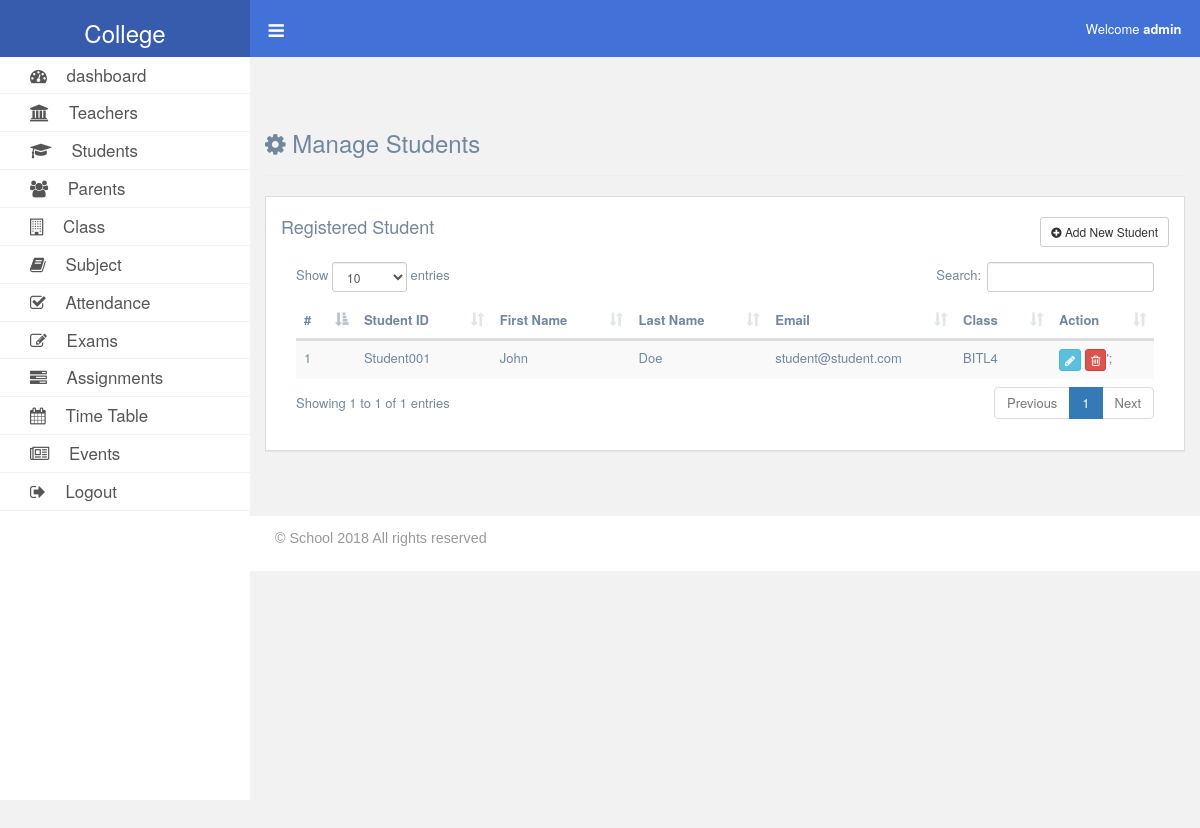
The app's page /admin/students.php (signed in) with its own data.
### tables this page shows
CREATE TABLE IF NOT EXISTS `student` (
`id` int(11) NOT NULL,
  `student_id` varchar(60) NOT NULL,
  `email` varchar(60) NOT NULL,
  `password` varchar(60) NOT NULL,
  `first_name` varchar(60) NOT NULL,
  `last_name` varchar(60) NOT NULL,
  `age` int(11) NOT NULL,
  `gender` enum('Male','Female') NOT NULL,
  `parent_id` int(11) NOT NULL,
  `class` varchar(60) NOT NULL,
  `online_status` tinyint(1) NOT NULL,
  `joined_date` timestamp NOT NULL DEFAULT CURRENT_TIMESTAMP ON UPDATE CURRENT_TIMESTAMP
);

### admin/includes/functions.php (called while the page is built, shortened)
<?php
    function admin_login(){
        if(isset($_SESSION['admin_id']) && !empty($_SESSION['admin_id'])){
            return true;
        }else{
            return false;
        }
    }
    function getadminfield($db,$field){
        $id = $_SESSION['admin_id'];
        $stmt = $db->prepare("select * from admin where id=?");
        $stmt->bindParam(1,$id);
        $stmt->execute();
        $row = $stmt->fetch();
        $output = $row["{$field}"];
        return $output;
    }
    function simpleSelect($db , $table){
        $stmt=$db->prepare("SELECT * FROM $table");
        $stmt->execute();
        return $stmt;
    }
?>

### admin/students.php (the view, shortened to what this page needs)
<?php
    require_once ('../config/database.php');
    require_once ('includes/functions.php');
    $counter= 1;
    $stmt = simpleSelect($db,'student');
?>
<?php include ('includes/header.php'); ?>
    <div class="content">
        <div class="container-fluid">
            <div class="row">
                <div class="col-md-12">
                    <div class="page-header">
                        <h3> <i class="fa fa-cog animated rollIn"></i> Manage Students</h3>
                    </div>
                </div>
            </div>
            <div class="row">
                <div class="col-md-12">
                    <div class="panel panel-default">
                        <div class="panel-heading">
                            <div class="panel-title">
                            <h4> Registered Student
                                <span class="pull-right">
                                    <?php
                                        if(admin_login()){
                                            echo '
                                            <button type="submit" class="btn btn-default btn-sm" data-toggle="modal" data-target="#addstudent">
                                            <i class="fa fa-plus-circle"></i>  Add New Student</button> ';
                                        }
                                    ?>
                                </span>
                            </h4>
                        </div>
                        <div class="panel-body">
                            <div class="table-responsive">
                                <table id="dataTable" class="studentTable table table-striped">
                                    <thead>
                                        <tr>
                                            <th>#</th>
                                            <th>Student ID</th>
                                            <th>First Name</th>
                                            <th>Last Name</th>
                                            <th>Email</th>
                                            <th>Class</th>
                                            <th>Action</th>
                                        </tr>
                                    </thead>
                                    <tbody>
                                        <?php while($row = $stmt->fetch()){ ?>
                                            <tr>
                                                <td><?= $counter ?></td>
                                                <td><?= $row['student_id']; ?></td>
                                                <td><?= $row['first_name']; ?></td>
                                                <td><?= $row['last_name']; ?></td>
                                                <td><?= $row['email']; ?></td>
                                                <td><?= $row['class']; ?></td>
                                                <td>
                                                <?php
                                                    if(admin_login()){
                                                        ?>
                                                    <button class="btn btn-xs btn-info" data-id="<?= $row['id']; ?>" data-toggle="modal" data-target="#editstudent">
                                                        <i class="fa fa-pencil"></i>
                                                    </button>
                                                    <button class="deleteStudent btn btn-xs btn-danger" data-id="<?= $row['id']; ?>">
                                                        <i class="fa fa-trash-o"></i>
                                                    </button>';
                                                    <?php }
                                                ?>
                                                </td>
                                            </tr>
                                        <?php $counter=$counter+1; } ?>
                                    </tbody>
                                </table>
                            </div>
                        </div>
                    </div>
                </div>
            </div>
        </div>
    </div>
<?php include ('includes/footer.php'); ?>

### admin/includes/header.php (shortened to what this page needs)
<?php
    require_once ('../config/database.php');
    require_once ('includes/functions.php');
?>
<!DOCTYPE html>
<html lang="en">
<head>
    <link rel="stylesheet" href="../css/bootstrap.css">
    <link rel="stylesheet" href="fonts/font-awesome/css/font-awesome.css">
    <link rel="stylesheet" type="text/css" href="../alertifyjs/css/alertify.css">
	<link rel="stylesheet" type="text/css" href="../alertifyjs/css/themes/default.css">
    <link rel="stylesheet" href="../css/animate.css">
    <link rel="stylesheet" href="css/default.css">
    <link rel="stylesheet" href="../css/dataTables.bootstrap.css">
    <link rel="stylesheet" href="../css/datatables.net-bs/css/dataTables.bootstrap.css">
    <link rel="stylesheet" href="../css/datatables.net-responsive/css/responsive.bootstrap.css">
    <link rel="stylesheet" href="../css/bootstrap-daterangepicker/daterangepicker.css">
</head>
<body>
    <div class="wrapper">
        <nav id="sidebar" class="hidden-xs">
            <div class="sidebar-header">
                <h3><a href="index.php">College</a></h3>
            </div>
            <ul class="unstyled-list components">
            <?php
                if(admin_login()){
                    echo'
                    <li><a href="index.php"> <i class="fa fa-dashboard"></i> <span style="margin-left:15px;"> dashboard</span></a></li>
                    <li><a href="teachers.php"><i class="fa fa-university"></i> <span style="margin-left:15px;"> Teachers</span></a></li>
                    <li><a href="students.php"><i class="fa fa-mortar-board"></i> <span style="margin-left:15px;">Students</span></a></li>
                    <li><a href="parents.php"><i class="fa fa-users"></i> <span style="margin-left:15px;"> Parents</span></a></li>
                    <li><a href="class.php"><i class="fa fa-building-o"></i> <span style="margin-left:15px;"> Class</span></a></li>
                    <li><a href="subject.php"><i class="fa fa-book"></i> <span style="margin-left:15px;"> Subject</span></a></li>
                    <li><a href="attendance.php"><i class="fa fa-check-square-o"></i> <span style="margin-left:15px;"> Attendance</span></a></li>
                    <li><a href="exams.php"><i class="fa fa-edit"></i> <span style="margin-left:15px;"> Exams</span></a></li>
                    <li><a href="assignment.php"><i class="fa fa-tasks"></i> <span style="margin-left:15px;"> Assignments</span></a></li>
                    <li><a href="timetable.php"><i class="fa fa-calendar"></i> <span style="margin-left:15px;"> Time Table</span></a></li>
                    <li><a href="events.php"><i class="fa fa-newspaper-o"></i> <span style="margin-left:15px;"> Events</span></a></li>
                    <li><a href="logout.php"><i class="fa fa-sign-out"></i> <span style="margin-left:15px;">Logout</span></a></li>';
                }else if(teacher_login()){
                    echo'
                    <li><a href="students.php"><i class="fa fa-mortar-board"></i> <span style="margin-left:15px;">Students</span></a></li>
                    <li><a href="parents.php"><i class="fa fa-users"></i> <span style="margin-left:15px;"> Parents</span></a></li>
                    <li><a href="attendance.php"><i class="fa fa-check-square-o"></i> <span style="margin-left:15px;"> Attendance</span></a></li>
                    <li><a href="exams.php"><i class="fa fa-edit"></i> <span style="margin-left:15px;"> Exams</span></a></li>
                    <li><a href="assignment.php"><i class="fa fa-tasks"></i> <span style="margin-left:15px;"> Assignments</span></a></li>
                    <li><a href="logout.php"><i class="fa fa-sign-out"></i> <span style="margin-left:15px;">Logout</span></a></li>';
                }else{
                    redirect_to('login.php');
                }
            ?>
            </ul>
        </nav>
        <div id="page-content">
            <nav class="navbar navbar-default hidden-xs">
                <div class="container-fluid">
                    <div class="navbar-header">
                        <a id="togglesidebar" class="navbar-brand">
                            <i class="fa fa-bars"></i>
                        </a>
                    </div>
                    <div>
                        <ul class="nav navbar-nav navbar-right">
                        <?php
                            if(admin_login()){
                                $name = getadminfield($db,'first_name');
                                echo '<li><a>Welcome <strong>'.$name.'</strong></a></li>';
                            }else if(teacher_login()){
                                $name = getTeacherfield($db,'first_name');
                                echo '<li><a>Welcome<strong> '.$name.'</strong></a></li>';
                            }
                        ?>
                        </ul>
                    </div>
                </div>
            </nav>

### admin/css/default.css (style rules this page uses)
body { background: #f2f2f2; color: #73879c; font-family: "Helvetica Neue",Roboto,Arial,"Droid Sans",sans-serif; font-size: 13px; font-weight: 400; line-height: 1.471; }
a, a:hover, a:focus { color: inherit; text-decoration: none; outline: 0; transition: all 0.3s; }
.wrapper { display: flex; align-items: stretch; }
.navbar-default { position: fixed; width: calc(100% - 250px); margin-bottom: 40px; z-index: 1; background:#4272d8; border-color:#4272d8;; border-radius: 0; padding: 2.5px; transition: all 0.3s; }
.navbar-default ul li>a, .navbar-brand { color: #fff!important; }
#sidebar { width:250px; position:fixed; top:0; left:0; height:100vh; z-index: 999; background: #fff;; color: #fff!important; transition: all 0.3s; }
#sidebar .sidebar-header { padding: 0.1px; background: #375cad; text-align: center; }
#sidebar ul.components { padding: 10px 0; margin-top: -10px; }
#sidebar ul li a { padding: 6px; padding-left: 30px; font-size: 1.3em; display: block; border-bottom: 1px solid #f2f2f2; color: #555555; }
#page-content { width: calc(100% - 250px); padding: 0px; min-height: 100vh; transition: all 0.3s; position: absolute; top: 0; right: 0; }
.content { margin-top: 90px; min-height: 100vh; }
.panel { border-radius:0; }
.panel-heading { background: #fff!important; border: 0; color: #73879c!important; }

### records on screen
student: student "Student001", first_name "John", last_name "Doe", email "student@student.com", class "BITL4"

### other values on screen
$name "admin"
